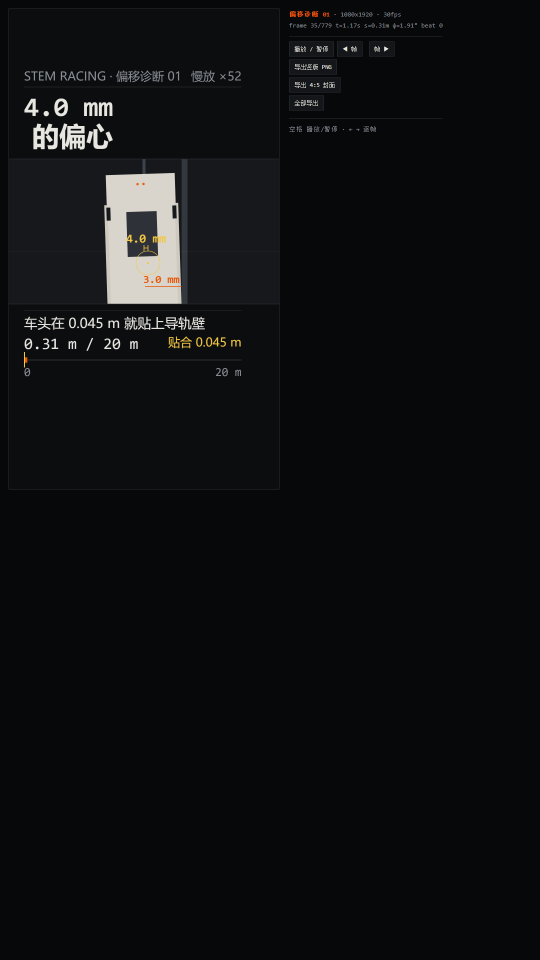
#> input picture projects/why-it-veer/qa/vertical.png, 1080 x 1920 px (shown at 1/2 size)
$ python qa_pixels.py ../qa/vertical.png
#> lines starting #> are read from the running program, lines starting #| are printed output that depends on the picture
"""Pixel-level QA for rendered frames. No eyeballing: every claim is a measurement."""
import json
import sys
import numpy as np
from PIL import Image, ImageFont, ImageDraw


def load(path):
#> called with path = '../qa/vertical.png'
    im = Image.open(path).convert("RGBA")
    return np.asarray(im).astype(np.float32) / 255.0


def ink_mask(a, thr=0.02):
    """Pixels that carry content (alpha above threshold)."""
#> called with thr = 0.02
    return a[..., 3] > thr
#> returned value: shape (1920, 1080) bool; every value is 1


def bbox(mask):
    ys, xs = np.where(mask)
    if len(xs) == 0:
        return None
    return {"x0": int(xs.min()), "x1": int(xs.max()), "y0": int(ys.min()), "y1": int(ys.max())}


def band_bbox(a, y0, y1, x0=0, x1=None):
    if x1 is None:
        x1 = a.shape[1]
    sub = a[y0:y1, x0:x1]
    b = bbox(ink_mask(sub))
    if b is None:
        return None
    return {"x0": b["x0"] + x0, "x1": b["x1"] + x0, "y0": b["y0"] + y0, "y1": b["y1"] + y0,
            "w": b["x1"] - b["x0"] + 1, "h": b["y1"] - b["y0"] + 1}


def coverage(a, y0, y1, x0=0, x1=None):
    if x1 is None:
        x1 = a.shape[1]
    m = ink_mask(a[y0:y1, x0:x1])
    return float(m.mean())


def pil_render(text, font_path, px, index=0):
    """Reference bitmap straight from FreeType via Pillow."""
    f = ImageFont.truetype(font_path, px, index=index)
    l, t, r, b = f.getbbox(text)
    im = Image.new("L", (max(1, r - l + 2), max(1, b - t + 2)), 0)
    ImageDraw.Draw(im).text((1 - l, 1 - t), text, font=f, fill=255)
    return np.asarray(im).astype(np.float32) / 255.0


def ncc(a, b):
    """Normalised cross-correlation of two bitmaps resized to the same grid."""
    from PIL import Image as I
    size = (160, 160)
    A = np.asarray(I.fromarray((a * 255).astype(np.uint8)).resize(size, I.LANCZOS), dtype=np.float32)
    B = np.asarray(I.fromarray((b * 255).astype(np.uint8)).resize(size, I.LANCZOS), dtype=np.float32)
    A -= A.mean()
    B -= B.mean()
    d = np.sqrt((A * A).sum() * (B * B).sum())
    return float((A * B).sum() / d) if d > 0 else 0.0


def crop_alpha(a, box):
    x0, x1, y0, y1 = box["x0"], box["x1"], box["y0"], box["y1"]
    return a[y0:y1 + 1, x0:x1 + 1, 3]


if __name__ == "__main__":
    path = sys.argv[1]
    a = load(path)
    print(json.dumps({"shape": list(a.shape), "alpha_max": float(a[..., 3].max()),
                      "alpha_mean": float(a[..., 3].mean()),
                      "content_bbox": bbox(ink_mask(a))}, indent=1))
#> (printed output is left out)
    for y0, y1, name in [(200, 320, "hook"), (380, 460, "sub"), (480, 580, "mono"), (1380, 1440, "label")]:
        print(name, band_bbox(a, y0, y1))
#> this loop made 4 passes
#> b in band_bbox on passes 1 to 4: {'x0': 0, 'x1': 1079, 'y0': 0, 'y1': 119}, {'x0': 0, 'x1': 1079, 'y0': 0, 'y1': 79}, {'x0': 0, 'x1': 1079, 'y0': 0, 'y1': 99}, {'x0': 0, 'x1': 1079, 'y0': 0, 'y1': 59}
#| hook {'x0': 0, 'x1': 1079, 'y0': 200, 'y1': 319, 'w': 1080, 'h': 120}
#| sub {'x0': 0, 'x1': 1079, 'y0': 380, 'y1': 459, 'w': 1080, 'h': 80}
#| mono {'x0': 0, 'x1': 1079, 'y0': 480, 'y1': 579, 'w': 1080, 'h': 100}
#| label {'x0': 0, 'x1': 1079, 'y0': 1380, 'y1': 1439, 'w': 1080, 'h': 60}
#> pass 1, in band_bbox, `sub = a[y0:y1, x0:x1]`:
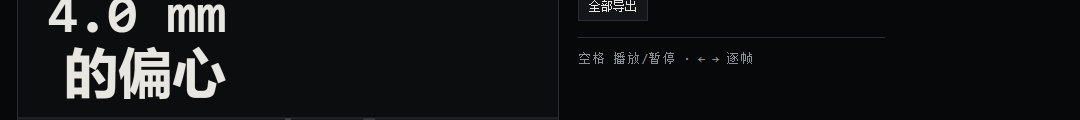
#> sub: shape (120, 1080, 4) float32; mean of channels 0, 1, 2, 3 0.0853, 0.0889, 0.0956, 1; drawn as R, G, B
#> pass 2, in band_bbox (call 2), `sub = a[y0:y1, x0:x1]`:
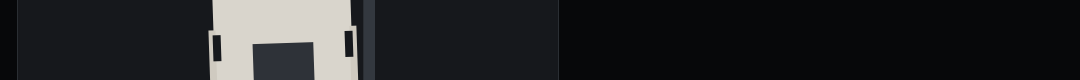
#> sub: shape (80, 1080, 4) float32; mean of channels 0, 1, 2, 3 0.139, 0.143, 0.15, 1; drawn as R, G, B
#> pass 3, in band_bbox (call 3), `sub = a[y0:y1, x0:x1]`:
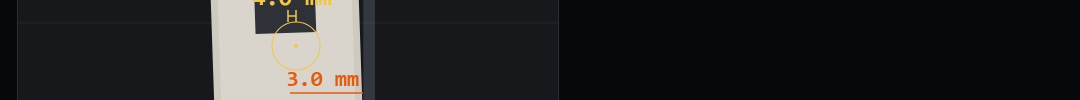
#> sub: shape (100, 1080, 4) float32; mean of channels 0, 1, 2, 3 0.152, 0.153, 0.156, 1; drawn as R, G, B
